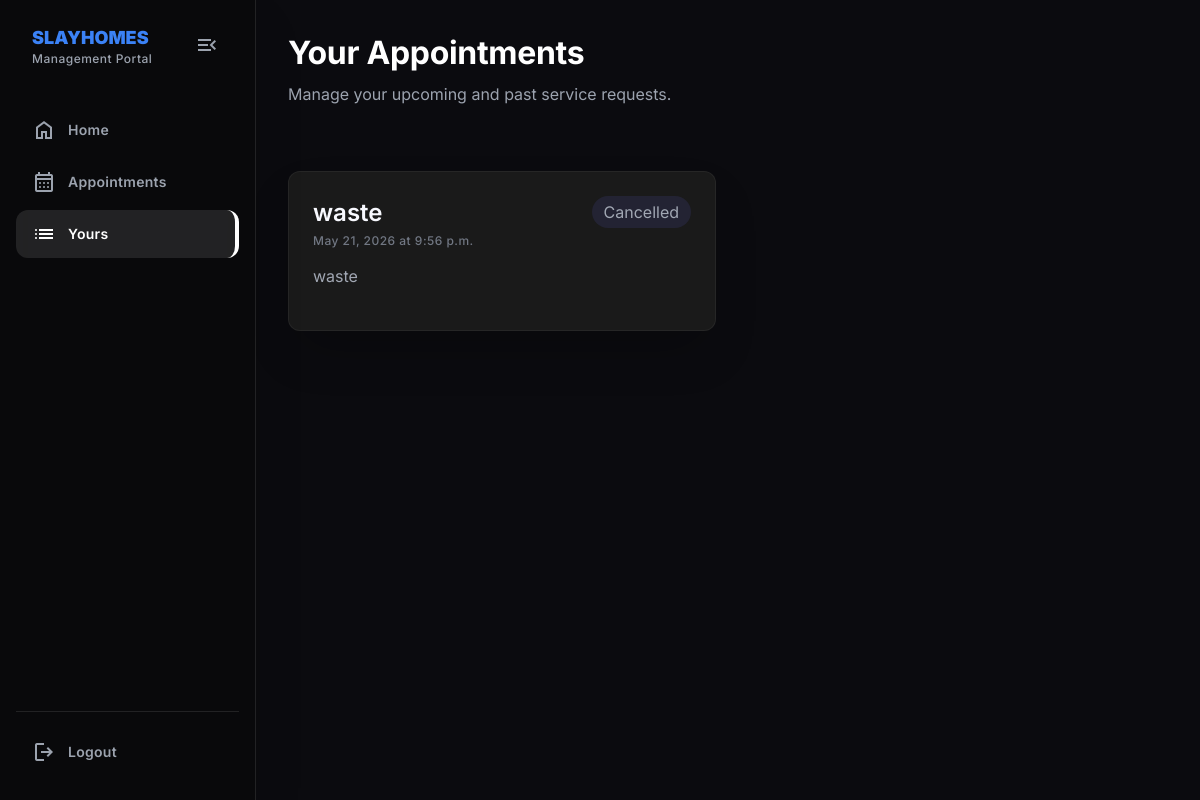
/client/yours/ (signed in), run on the app's committed database.
### services/models.py (models this page shows, shortened)
class Appointment(models.Model):
    STATUS_CHOICES = [
        ('pending',     'Pending'),
        ('in_progress', 'In Progress'),
        ('completed',   'Completed'),
        ('cancelled',   'Cancelled'),
    ]
    client        = models.ForeignKey(
                        settings.AUTH_USER_MODEL,
                        on_delete=models.CASCADE,
                        related_name='appointments'
                    )
    phone_number  = models.CharField(max_length=20)
    address       = models.TextField()
    service_date  = models.DateField(db_index=True)
    service_time  = models.TimeField()
    description   = models.TextField(
                        help_text="Describe the service needed (renovation, cleaning, etc.)"
                    )
    status        = models.CharField(
                        max_length=20,
                        choices=STATUS_CHOICES,
                        default='pending',
                        db_index=True
                    )
    created_at    = models.DateTimeField(auto_now_add=True)
    updated_at    = models.DateTimeField(auto_now=True)
    class Meta:
        ordering = ['service_date', 'service_time']

### services/views.py (the view)
        def _wrapped_view(request, *args, **kwargs):
            if role == 'admin' and (request.user.is_superuser or request.user.is_staff):
                return view_func(request, *args, **kwargs)
            if hasattr(request.user, 'role') and request.user.role == role:
                return view_func(request, *args, **kwargs)
            else:
                messages.error(request, "Access denied for your role.")
                return redirect('login')

### services/views.py (called while the page is built, shortened)
def role_required(role):
    def decorator(view_func):
        def _wrapped_view(request, *args, **kwargs):
            if role == 'admin' and (request.user.is_superuser or request.user.is_staff):
                return view_func(request, *args, **kwargs)
            if hasattr(request.user, 'role') and request.user.role == role:
                return view_func(request, *args, **kwargs)
            else:
                messages.error(request, "Access denied for your role.")
                return redirect('login')
        return _wrapped_view
    return decorator

@login_required
@role_required('client')
def client_yours(request):
    appointments = Appointment.objects.filter(client=request.user).order_by('-service_date', '-service_time')
    return render(request, 'client/yours.html', {'appointments': appointments})

### templates/client/yours.html (shortened to what this page needs)
{% extends 'base.html' %}
{% block content %}
<div class="bg-[#0b0b0f] font-body-md text-white antialiased min-h-screen">
    <nav class="sidebar-container fixed left-0 top-0 h-full border-r border-white/10 bg-[rgba(10,10,10,0.55)] backdrop-blur-lg shadow-2xl flex flex-col py-6 px-4 gap-2 transition-all duration-300">
        <div class="mb-8 px-4 flex items-center justify-between">
            <div>
                <h1 class="text-lg font-black text-primary sidebar-header-title">SLAYHOMES</h1>
                <p class="text-label-sm text-gray-400 sidebar-header-desc">Management Portal</p>
            </div>
            <button onclick="toggleSidebar()" aria-label="Toggle Sidebar" class="p-1 rounded-lg hover:bg-white/10 flex items-center justify-center">
                <span class="material-symbols-outlined text-gray-400">menu_open</span>
            </button>
        </div>
        <div class="flex flex-col gap-1">
            <a class="flex items-center gap-3 px-4 py-3 text-gray-400 hover:text-white hover:bg-white/5 transition-all hover:translate-x-1 rounded-xl" href="{% url 'client:home' %}">
                <span class="material-symbols-outlined" data-icon="home">home</span>
                <span class="font-label-md text-label-md sidebar-text">Home</span>
            </a>
            <a class="flex items-center gap-3 px-4 py-3 text-gray-400 hover:text-white hover:bg-white/5 transition-all hover:translate-x-1 rounded-xl" href="{% url 'client:book_appointment' %}">
                <span class="material-symbols-outlined" data-icon="calendar_month">calendar_month</span>
                <span class="font-label-md text-label-md sidebar-text">Appointments</span>
            </a>
            <a class="flex items-center gap-3 px-4 py-3 bg-white/10 text-white rounded-xl border-r-4 border-white font-medium transition-all hover:translate-x-1" href="{% url 'client:yours' %}">
                <span class="material-symbols-outlined" data-icon="list" style="font-variation-settings: 'FILL' 1;">list</span>
                <span class="font-label-md text-label-md sidebar-text">Yours</span>
            </a>
        </div>
        <div class="mt-auto pt-4 border-t border-white/10">
            <a class="flex items-center gap-3 px-4 py-3 text-gray-400 hover:text-red-400 hover:bg-red-500/10 transition-all rounded-xl" href="{% url 'logout' %}">
                <span class="material-symbols-outlined" data-icon="logout">logout</span>
                <span class="font-label-md text-label-md sidebar-text">Logout</span>
            </a>
        </div>
    </nav>
    <main class="main-content p-margin min-h-screen">
        <header class="mb-xl flex justify-between items-center gap-4">
            <div class="flex items-center gap-4">
                <div>
                    <h1 class="font-h2 text-h2 text-white mb-2">Your Appointments</h1>
                    <p class="text-body-md text-gray-400 max-w-2xl hidden sm:block">Manage your upcoming and past service requests.</p>
                </div>
            </div>
        </header>
        <div class="grid grid-cols-1 md:grid-cols-2 gap-gutter">
            {% for appt in appointments %}
            <div class="bg-[#1a1a1a] rounded-xl shadow-2xl border border-white/5 p-md flex flex-col hover:-translate-y-1 transition-transform">
                <div class="flex justify-between items-start mb-4">
                    <div>
                        <h3 class="font-h3 text-h3 text-on-surface">{{ appt.description|truncatewords:5 }}</h3>
                        <p class="text-label-sm text-outline mt-1">{{ appt.service_date }} at {{ appt.service_time }}</p>
                    </div>
                    <div>
                        {% if appt.status == 'completed' %}
                            <span class="inline-block px-3 py-1 bg-secondary-container text-secondary rounded-full font-label-sm">Completed</span>
                        {% elif appt.status == 'cancelled' %}
                            <span class="inline-block px-3 py-1 bg-surface-container-highest text-on-surface-variant rounded-full font-label-sm">Cancelled</span>
                        {% elif appt.status == 'in_progress' %}
                            <span class="inline-block px-3 py-1 bg-primary-fixed text-primary rounded-full font-label-sm">Ongoing</span>
                        {% else %}
                            <span class="inline-block px-3 py-1 bg-tertiary-fixed-dim text-on-surface rounded-full font-label-sm">Pending</span>
                        {% endif %}
                    </div>
                </div>
                <p class="text-body-md text-on-surface-variant mb-4 flex-1">{{ appt.description }}</p>
            </div>
            {% endfor %}
        </div>
    </main>
</div>
{% endblock %}

### templates/base.html (style rules this page uses)
:root { --sidebar-width: 256px; --sidebar-collapsed-width: 80px; --transition-speed: 300ms; }
.sidebar-container { width: var(--sidebar-width); transition: all var(--transition-speed) cubic-bezier(0.4, 0, 0.2, 1); overflow-x: hidden; white-space: nowrap; }
.main-content { margin-left: var(--sidebar-width); transition: all var(--transition-speed) cubic-bezier(0.4, 0, 0.2, 1); }
body { overflow-x: hidden; width: 100%; }

### data on the page
Appointment: description "waste", service_date "May 21, 2026", service_time "9:56 p.m.", status "Cancelled"
